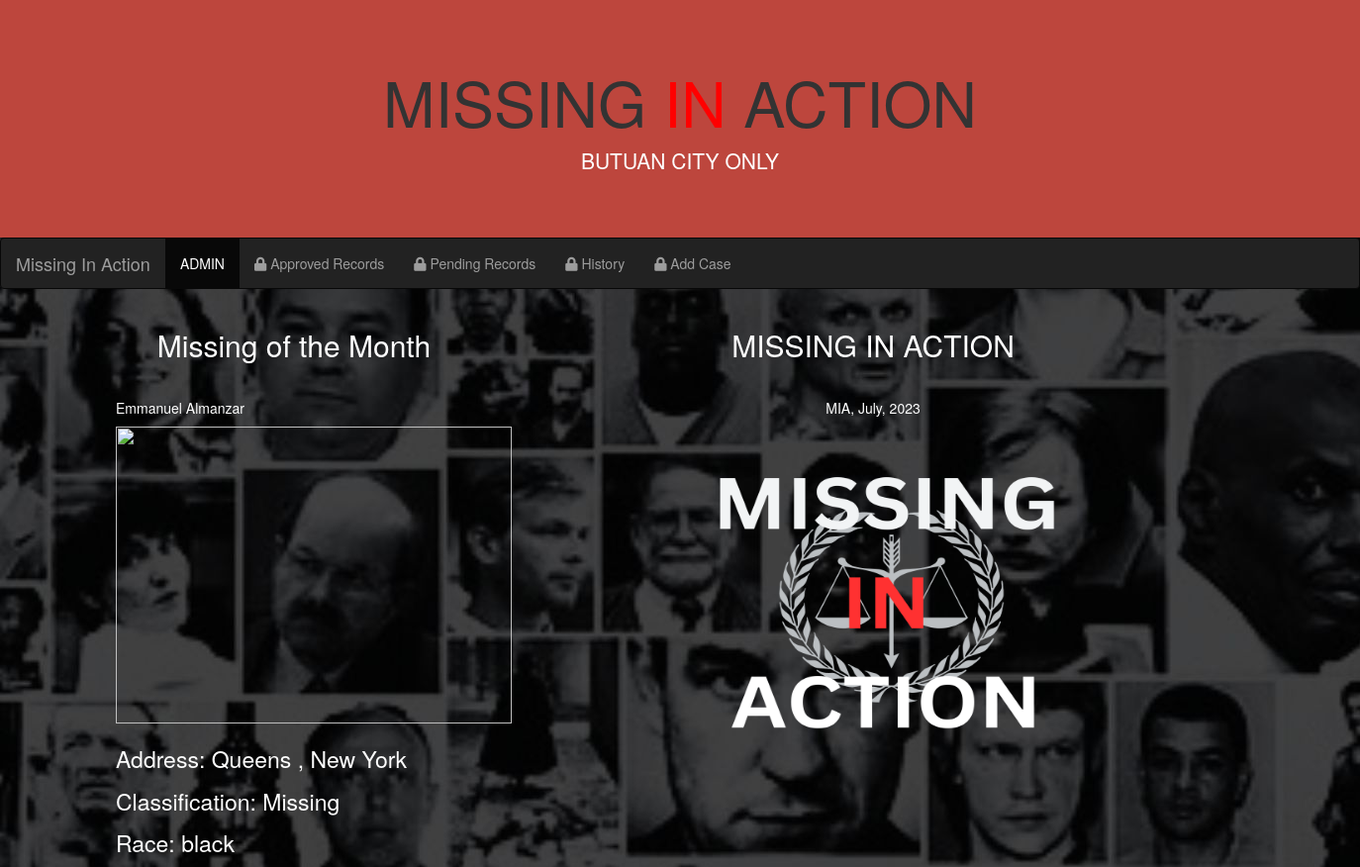
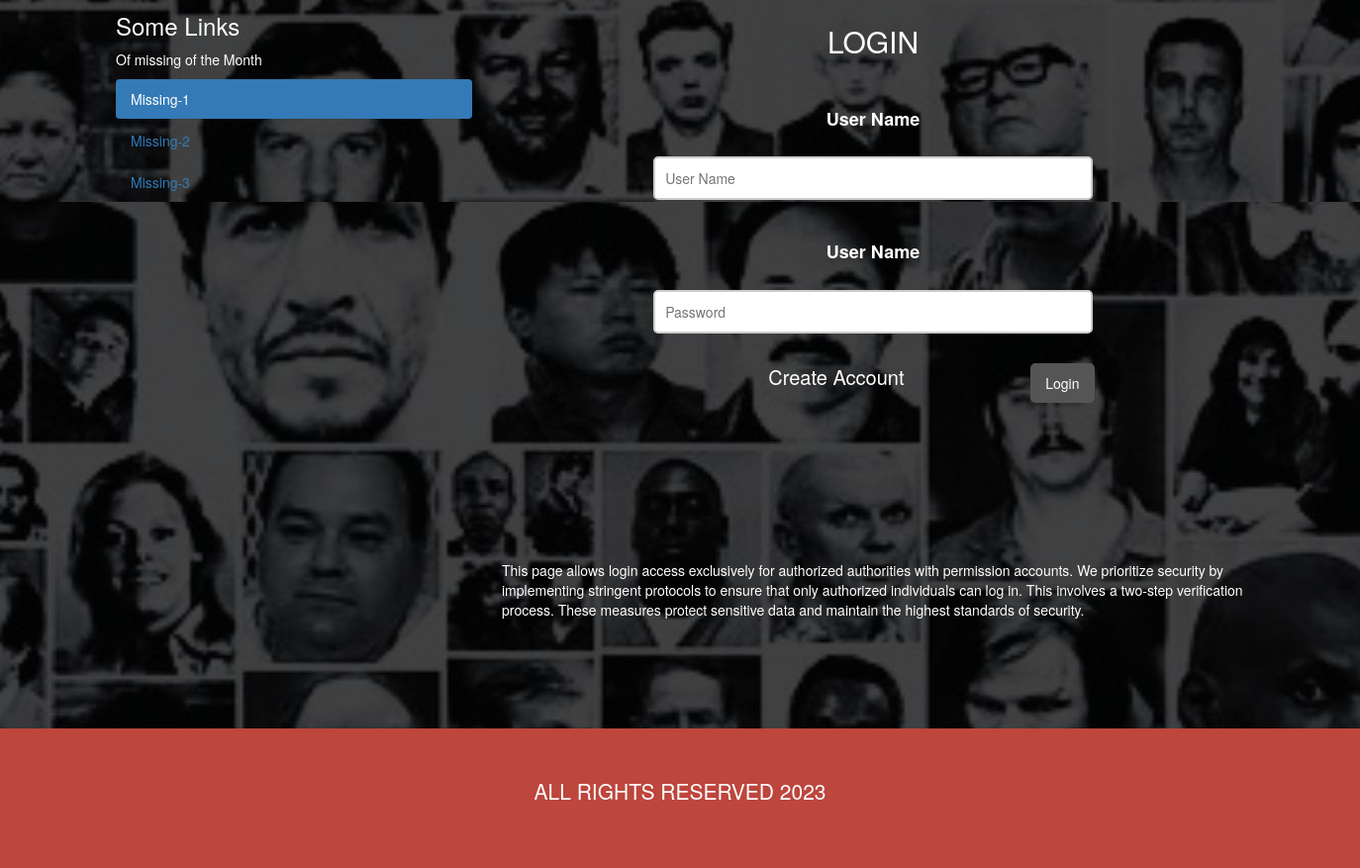
The page /login.php on the database its author committed (2 pictures, top to bottom).
### tables this page shows
CREATE TABLE `records_app` (
  `id` int(11) NOT NULL,
  `images` text NOT NULL,
  `name` varchar(100) NOT NULL,
  `middle_name` varchar(100) NOT NULL,
  `last_name` varchar(100) NOT NULL,
  `suffix` varchar(40) NOT NULL,
  `sex` varchar(10) NOT NULL,
  `missing_since` date NOT NULL,
  `city` varchar(50) NOT NULL,
  `street` varchar(50) NOT NULL,
  `classification` varchar(40) NOT NULL,
  `birthday` date NOT NULL,
  `age` int(11) NOT NULL,
  `height_weight` varchar(100) NOT NULL,
  `race` varchar(50) NOT NULL,
  `text_1` text NOT NULL,
  `text_2` text NOT NULL,
  `text_3` text NOT NULL,
  `text_4` text NOT NULL,
  `text_5` text NOT NULL,
  `text_6` text NOT NULL,
  `text_7` text NOT NULL,
  `gmail` varchar(50) NOT NULL
);

### login.php (the view, shortened to what this page needs)
<?php
include 'config.php';
$query = "SELECT name, last_name,street,city,classification,race FROM records_app WHERE id = 53";
$query_run = mysqli_query($con, $query);
$data = mysqli_fetch_array($query_run);
$name = $data['name'];
$lastName = $data['last_name'];
$street = $data['street'];
$city = $data['city'];
$classification = $data['classification'];
$race = $data['race'];
$query = "SELECT images FROM records_app WHERE id = 53";
$query_run = mysqli_query($con, $query);
$data = mysqli_fetch_array($query_run);
$res = $data['images'];
$res = explode(" ", $res);
$imageUrl = "upload/" . $res[0];
?>
<!DOCTYPE html>
<html lang="en">
<head>
  <link rel="stylesheet" href="https://maxcdn.bootstrapcdn.com/bootstrap/3.4.1/css/bootstrap.min.css">
  <link rel="stylesheet" href="https://cdnjs.cloudflare.com/ajax/libs/font-awesome/5.15.3/css/all.min.css" />
</head>
<body>
<div class="jumbotron text-center" style="margin-bottom:0">
<h1>MISSING<span style="color:red;"> IN</span> ACTION</h1>
  <p>BUTUAN CITY ONLY</p>
</div>
<nav class="navbar navbar-inverse">
  <div class="container-fluid">
    <div class="navbar-header">
       <a class="navbar-brand" href="homepage.php">Missing In Action</a>
    </div>
    <div class="collapse navbar-collapse" id="myNavbar">
      <ul class="nav navbar-nav">
        <li class="active"><a href="#">ADMIN</a></li>
        <li><a href="#"><i class="fas fa-lock"></i> Approved Records</a></li>
        <li><a href="#"><i class="fas fa-lock"></i> Pending Records</a></li>
        <li><a href="#"><i class="fas fa-lock"></i> History </a></li>
        <li><a href="#"><i class="fas fa-lock"></i> Add Case </a></li>
      </ul>
    </div>
  </div>
</nav>
<div class="container">
  <div class="row">
    <div class="col-sm-4">
      <h2 style="color:white;">Missing of the Month</h2>
      <h5 style="color:white;"><?php echo $name; ?> <?php echo $lastName; ?></h5>
      <div> <img src="<?php echo $imageUrl; ?>" height="300px" width="400px"></div><br>
      <p style="font-size: 23px;">Address: <?php echo $city; ?> , <?php echo $street; ?></p>
      <p style="font-size: 23px;">Classification: <?php echo $classification; ?></p>
      <p style="font-size: 23px;">Race: <?php echo $race; ?></p>
      <h3 style="color:white;">Some Links</h3>
      <p>Of missing of the Month</p>
      <ul class="nav nav-pills nav-stacked">
        <li class="active"><a href="login.php">Missing-1</a></li>
        <li><a href="login2.php">Missing-2</a></li>
        <li><a href="login3.php">Missing-3</a></li>
      </ul>
    </div>
    <div class="col-sm-8">
      <center>
      <h2 style="color:white;">MISSING IN ACTION</h2>
      <h5 style="color:white;">MIA, July, 2023</h5></center>
      <div> <img id="logo" src="mialogo.png" height="400px" width="800px">
    </div>
      <br>
<center>
      <form action="verify.php" method="post">
        <h2 style="color:white;">LOGIN</h2>
        <label style="color:white;">User Name</label>
        <input type="text" name="uname" placeholder="User Name"><br>
        <label style="color:white;">User Name</label>
        <input type="password" name="password" placeholder="Password"><br>
        <button type="submit">Login</button>
        <a  style="color:white;font-size: 20px;" href="c_acc.php">Create Account</a>
     </form>
</center>
<p><br><br><br><br><br><br>This page allows login access exclusively for authorized authorities with permission accounts.
We prioritize security by implementing stringent protocols to ensure that only authorized individuals can log in.
This involves a two-step verification process. These measures protect sensitive data and maintain the highest standards of security.
<br><br><br><br><br><br></p>
    </div>
  </div>
</div>
<div class="jumbotron text-center" style="margin-bottom:0">
  <p>ALL RIGHTS RESERVED 2023</p>
</div>
</body>
</html>

### login.php (style rules this page uses)
body { background: url(BG.jpg); overflow: auto; }
.jumbotron { background-color: hsl(4, 51%, 49%); }
#logo { margin-left: 144px; }
p { color:white; }
form { width: 527px; height: 471px; padding: 30px; }
h2 { text-align: center; margin-bottom: 40px; }
input { display: block; border: 2px solid #ccc; width: 95%; padding: 10px; margin: 10px auto; border-radius: 5px; }
label { color: #888; font-size: 18px; padding: 10px; }
button { float: right; background: #555; padding: 10px 15px; color: #fff; border-radius: 5px; margin-right: 10px; border: none; }
h1 { text-align: center; color: #fff; }

### rows shown on the page
records_app: name "Emmanuel", last_name "Almanzar", city "Queens", street "New York", classification "Missing", race "black"
